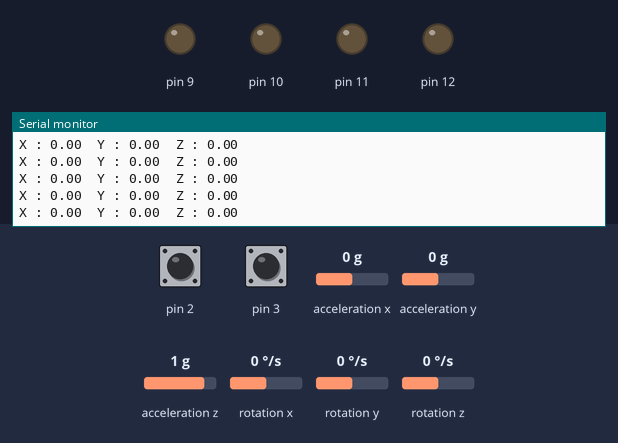
A sketch run on a simulated Arduino Uno, built with avr-gcc and run on an emulated ATmega328P. On the bench: output pins drawn as LEDs (lit = HIGH), the last lines printed to the serial monitor. Inputs (shaded band) come from the test bench; at power-on: acceleration x 0 g, acceleration y 0 g, pin 2 HIGH, pin 3 HIGH, acceleration z 1 g, rotation x 0 °/s, rotation y 0 °/s, rotation z 0 °/s.

Above: at 6.2 s.
6.3 s: acceleration x set to -1.4 g
At 7.4 s:
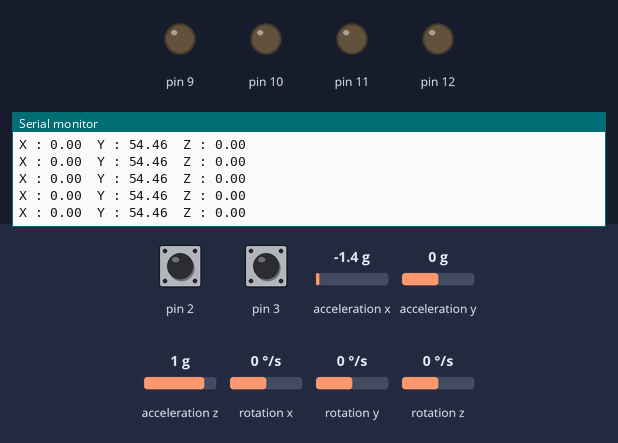
9.3 s: acceleration y set to -0.2 g
At 10.4 s:
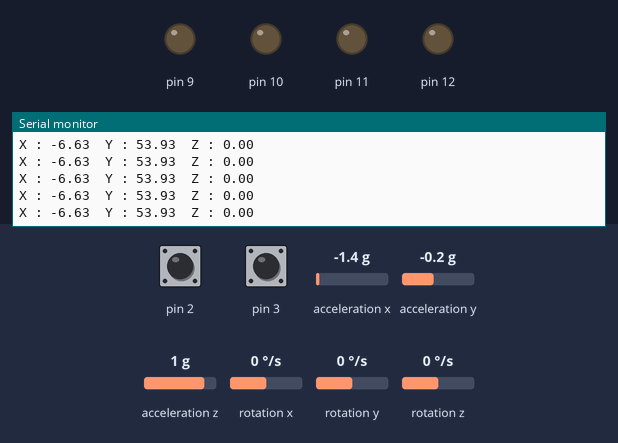
Timing chart, 0 to 12.3 s (numbered marks = the images above; inputs shaded):
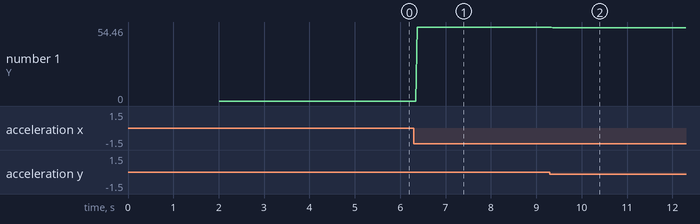

The sketch:

lab04-code-release.ino
```cpp
#include "DualEncoder.hpp"
#include "EncoderOdometry.hpp"
#include "IMUOdometry.hpp"
#include "motor.hpp"
#include "Wire.h"
#include <MPU6050_light.h>

unsigned long timer = 0;
MPU6050 mpu(Wire);

#define EN_1_A 2 //These are the pins for the PCB encoder
#define EN_1_B 7 //These are the pins for the PCB encoder
#define EN_2_A 3 //These are the pins for the PCB encoder
#define EN_2_B 8 //These are the pins for the PCB encoder

#define MOTLPWM 11
#define MOTLDIR 12

#define MOTRPWM 9 // PIN 9 is a PWM pin
#define MOTRDIR 10

mtrn3100::DualEncoder encoder(EN_1_A, EN_1_B,EN_2_A, EN_2_B);
mtrn3100::EncoderOdometry encoder_odometry(16,90); //TASK1 TODO: IDENTIFY THE WHEEL RADIUS AND AXLE LENGTH
mtrn3100::IMUOdometry IMU_odometry;

// set up the motors
mtrn3100::Motor leftMotor(MOTLPWM, MOTLDIR);
mtrn3100::Motor rightMotor(MOTRPWM, MOTRDIR);

bool forward = true;
bool rest = false;
bool backward = false;

void setup() {
    Serial.begin(9600);
    Wire.begin();

    //Set up the IMU
    byte status = mpu.begin();
    Serial.print(F("MPU6050 status: "));
    Serial.println(status);
    while(status!=0){ } // stop everything if could not connect to MPU6050

    Serial.println(F("Calculating offsets, do not move MPU6050"));
    delay(1000);
    mpu.calcOffsets(true,true);
    Serial.println("Done!\n");
    //explode();
}

void read_angle() {
    mpu.update();
    //int z_offset = 0;

    if((millis()-timer)>10){ // print data every 10ms
    	Serial.print("X : ");
	    Serial.print(mpu.getAngleX());
	    Serial.print("\tY : ");
	    Serial.print(mpu.getAngleY());
	    Serial.print("\tZ : ");
        Serial.println(mpu.getAngleZ());
	    //Serial.println(mpu.getAngleZ() - z_offset);
        //z_offset += 10;
	    timer = millis();
    }
}

void loop() {
    read_angle();
}


// //UNCOMMENT FOR TASK 2:
// //THE DELAY IS REQUIRED OTHERWISE THE ENCODER DIFFERENCE IS TOO SMALL
//     //delay(50);
//     encoder_odometry.update(encoder.getLeftRotation(),encoder.getRightRotation());

// //UNCOMMET FOR TASK 3:
// //NOTE: IMU ODOMETRY IS REALLY BAD, THIS TASK EXISTS TO TEACH YOU WHY IMU ODOMETRY SUCKS, DO NOT SPEND TOO LONG ON IT
//     //mpu.update();
//     //IMU_odometry.update(mpu.getAccX(),mpu.getAccY());


//     //Serial.print("ODOM:\t\t");
//     //Serial.print(encoder_odometry.getX());
//     //Serial.print(",\t\t");
//     //Serial.print(encoder_odometry.getY());
//     //Serial.print(",\t\t");
//     //Serial.print(encoder_odometry.getH());
//     //Serial.println();

// // TASK 4
//     if (forward) {
//         Serial.println("Moving forward...");
//         // left motor
//         leftMotor.setPWM(-100);
//         // right motor
//         rightMotor.setPWM(100);

//         // check if 2 rotations
//         const float goal = 64 * PI;
//         if (encoder_odometry.getX() == goal) {
//             forward = false;
//             rest = true;
//         }
//     } else if (rest) {
//         Serial.println("Resting...");
//         // left motor
//         leftMotor.setPWM(0);
//         // right motor
//         rightMotor.setPWM(0);
//         delay(2000);
//         rest = false;
//         backward = true;
//     } else if (backward) {
//         Serial.println("Moving backward...");
//         // left motor
//         leftMotor.setPWM(100);
//         // right motor
//         rightMotor.setPWM(-100);

//         // check if 2 rotations
//         const float goal = 64 * PI;
//         if (encoder_odometry.getX() == goal) {
//             forward = false;
//             rest = false;
//         }
//     } else {
//         Serial.println("Program Complete");
//         delay(99999);
//     }
```

DualEncoder.hpp
```cpp
#pragma once

#include <Arduino.h>

namespace mtrn3100 {


class DualEncoder {
public:
    DualEncoder(uint8_t enc1, uint8_t enc2,uint8_t enc3, uint8_t enc4) : mot1_int(enc1), mot1_dir(enc2), mot2_int(enc3), mot2_dir(enc4) {
        instance = this;  // Store the instance pointer
        pinMode(mot1_int, INPUT_PULLUP);
        pinMode(mot1_dir, INPUT_PULLUP);
        pinMode(mot2_int, INPUT_PULLUP);
        pinMode(mot2_dir, INPUT_PULLUP);

        attachInterrupt(digitalPinToInterrupt(mot1_int), DualEncoder::readLeftEncoderISR, RISING);
        attachInterrupt(digitalPinToInterrupt(mot2_int), DualEncoder::readRightEncoderISR, RISING);
    }


    // Encoder function used to update the encoder
    void readLeftEncoder() {
        noInterrupts();
        direction = digitalRead(mot1_dir) ? 1 : -1;
        l_count += direction;
        interrupts();
    }

    void readRightEncoder() {
        noInterrupts();
        direction = digitalRead(mot2_dir) ? 1 : -1;
        r_count += direction;
        interrupts();
    }

    // Helper function which to convert encouder count to radians
    float getLeftRotation() {
        return (static_cast<float>(l_count) / counts_per_revolution ) * 2* PI;
    }

    float getRightRotation() {
        return (static_cast<float>(r_count) / counts_per_revolution ) * 2* PI;
    }

private:
    static void readLeftEncoderISR() {
        if (instance != nullptr) {
            instance->readLeftEncoder();
        }
    }

   static void readRightEncoderISR() {
        if (instance != nullptr) {
            instance->readRightEncoder();
        }
    }

public:
    const uint8_t mot1_int,mot1_dir,mot2_int,mot2_dir;
    volatile int8_t direction;
    float position = 0;
    uint16_t counts_per_revolution = 700;
    volatile long l_count = 0;
    volatile long r_count = 0;
    uint32_t prev_time;
    bool read = false;

private:
    static DualEncoder* instance;
};

DualEncoder* DualEncoder::instance = nullptr;

}  // namespace mtrn3100
```

EncoderOdometry.hpp
```cpp
#pragma once

#include <Arduino.h>

namespace mtrn3100 {
class EncoderOdometry {
public:
    EncoderOdometry(float radius, float wheelBase) : x(0), y(0), h(0), R(radius), B(wheelBase), lastLPos(0), lastRPos(0) {}

    //TODO: COMPLETE THIS FUNCTION
    void update(float leftValue,float rightValue) {

        //TODO: Calculate the change in radians since the last update.
        float delta_left_radians = leftValue - lastLPos; // MAKE SURE THE ENCODERS COUNT UP CORRECTLY IE. THEYARE NOT THE WRONG DIRECTION
        float delta_right_radians = rightValue - lastRPos; // MAKE SURE THE ENCODERS COUNT UP CORRECTLY IE. THEY ARE NOT THE WRONG DIRECTION

        //Serial.println(delta_left_radians);
        //Serial.println(delta_right_radians);

        //TODO: Calculate the foward kinematics
        float theta = -R * delta_left_radians / B + R * delta_right_radians / B;
        float delta_s = R * delta_left_radians / 2 + R * delta_right_radians / 2;

        //Serial.println(delta_s);
        //Serial.println(theta);

        x += delta_s * cos(theta);
        y += delta_s * sin(theta);
        h += theta;
        lastLPos = leftValue;
        lastRPos = rightValue;
    }

    float getX() const { return x; }
    float getY() const { return y; }
    float getH() const { return h; }

private:
    float x, y, h;
    const float R, B;
    float lastLPos, lastRPos;
};

}
```

IMUOdometry.hpp
```cpp
#ifndef IMU_ODOMETRY_HPP
#define IMU_ODOMETRY_HPP

#include <Arduino.h>

namespace mtrn3100 {
    class IMUOdometry {
    public:
        IMUOdometry() : x(0), y(0), vx(0), vy(0), lastUpdateTime(millis()) {}

        void update(float accel_x, float accel_y) {
            unsigned long currentTime = millis();
            float dt = (currentTime - lastUpdateTime);  // Convert to seconds
            lastUpdateTime = currentTime;

            // Differentiate acceleration to get velocity
            vx += accel_x * dt/1000;
            vy += accel_y * dt/1000;

            // TODO: Differentiate velocity to get position
            x += vx * dt/1000;
            y += vy * dt/1000;
        }

        float getX() const { return x; }
        float getY() const { return y; }

    private:
        float x, y;
        float vx, vy;
        unsigned long lastUpdateTime;
    };
}

#endif // IMU_ODOMETRY_HPP
```

motor.hpp
```cpp
#pragma once

#include <Arduino.h>

#include "math.h"

namespace mtrn3100 {

class Motor {
public:
    Motor( uint8_t pwm_pin, uint8_t in2) :  pwm_pin(pwm_pin), dir_pin(in2) {
        Serial.begin(115200);
        // TODO: Set both pins as output
        pinMode(pwm_pin, OUTPUT);
        pinMode(dir_pin, OUTPUT);
    }


    // This function outputs the desired motor direction and the PWM signal.
    // NOTE: a pwm signal > 255 could cause troubles as such ensure that pwm is clamped between 0 - 255.

    void setPWM(int16_t pwm) {

      // TODO: Output digital direction pin based on if input signal is positive or negative.
      if (pwm >= 0) {
        digitalWrite(dir_pin, HIGH);
      } else {
        digitalWrite(dir_pin, LOW);
      }

      // TODO: Output PWM signal between 0 - 255.
      int16_t finalPWM = abs(pwm);
      if (finalPWM > 255) {
        finalPWM = 255;
      }
      analogWrite(pwm_pin, finalPWM);

      Serial.print("Set pin ");
      Serial.print(pwm_pin);
      Serial.print(" to ");
      Serial.println(finalPWM);
    }

    // moves dist amount of mm
    void move(Motor left, Motor right, int16_t dist, int16_t pwm) {
      int16_t delay_time = dist / mm_per_delay;

      // 200mm = 1500 delay (100 PWM)
      left.setPWM(pwm * -1);
      right.setPWM(pwm);

      delay(delay_time);

      left.setPWM(0);
      right.setPWM(0);
    }

private:
    const uint8_t pwm_pin;
    const uint8_t dir_pin;
    const uint16_t mm_per_delay = 0.133333333333333333;
};

}  // namespace mtrn3100
```

Measured:
- after the input at 6.3 s, the serial monitor: prints a new line after 0.08 s (image 1)
- after the input at 9.3 s, the serial monitor: prints a new line after 0.06 s (image 2)
- plotted number 1: 0 → 54.46 after the input at 6.3 s, 54.46 → 53.93 after the input at 9.3 s
